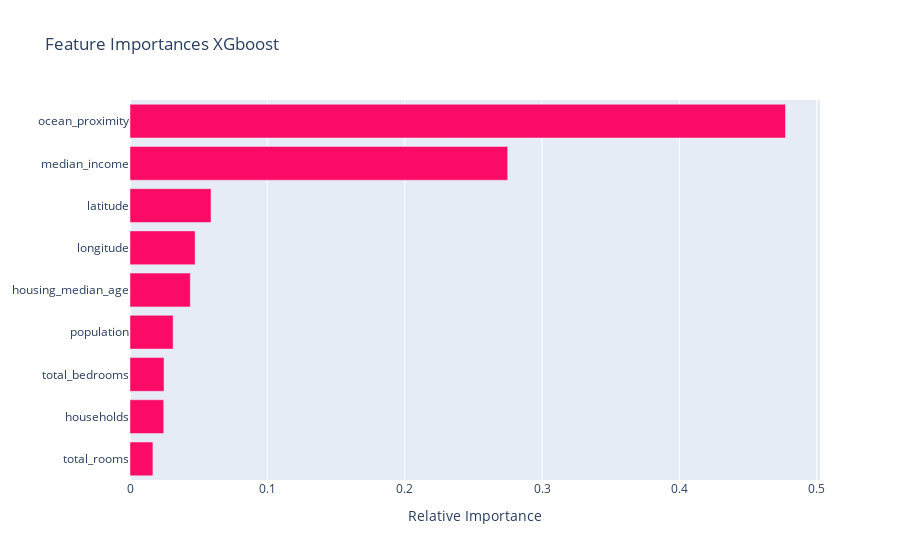

The cell this chart's notebook holds for it:
### Code cell
fig = go.Figure(
    data=[go.Bar(x=importances[indices], orientation='h')],
    layout_title_text="Feature Importances XGboost").update_traces(marker=dict(color='#FB0A66'))

fig.update_layout(
    yaxis = dict(
        
        tickvals = [i for i in range(len(features))],
        ticktext = [features[i] for i in indices]
    ),
    xaxis=dict(title='Relative Importance')
)
fig.show()

### Figure 1 — Plotly figure (JSON) as saved in the notebook; plotly's stock layout.template omitted (floating-point values rounded to 4 significant figures)
{"data": [{"marker": {"color": "#FB0A66"}, "orientation": "h", "type": "bar", "x": [0.01668, 0.02456, 0.02478, 0.03138, 0.04392, 0.04739, 0.05899, 0.275, 0.4773]}], "layout": {"title": {"text": "Feature Importances XGboost"}, "xaxis": {"title": {"text": "Relative Importance"}}, "yaxis": {"ticktext": ["total_rooms", "households", "total_bedrooms", "population", "housing_median_age", "longitude", "latitude", "median_income", "ocean_proximity"], "tickvals": [0, 1, 2, 3, 4, 5, 6, 7, 8]}}}
